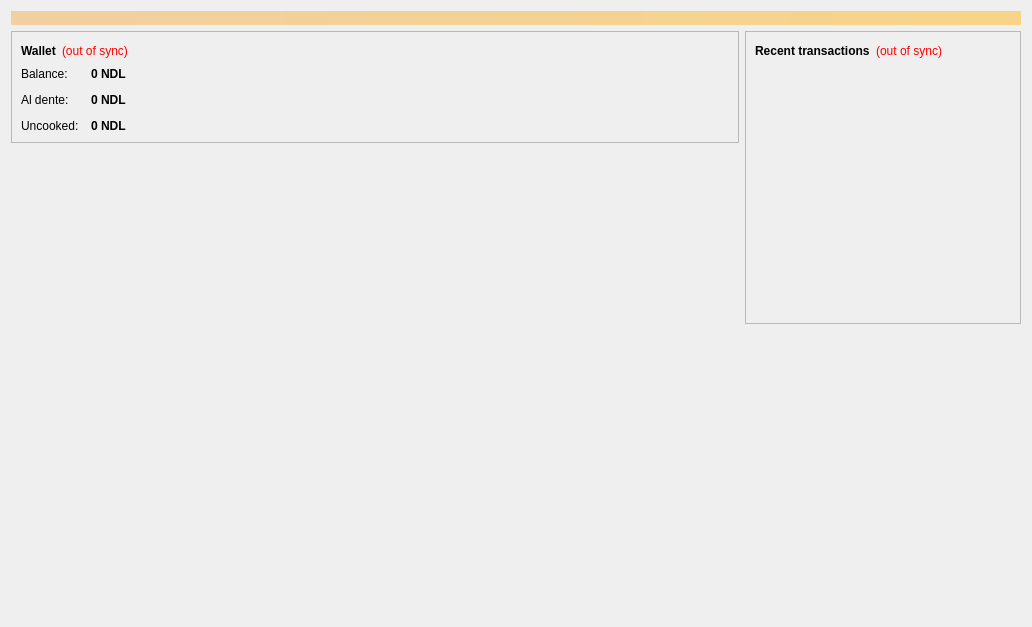
<?xml version="1.0" encoding="UTF-8"?>
<ui version="4.0">
 <class>OverviewPage</class>
 <widget class="QWidget" name="OverviewPage">
  <property name="geometry">
   <rect>
    <x>0</x>
    <y>0</y>
    <width>1032</width>
    <height>627</height>
   </rect>
  </property>
  <property name="windowTitle">
   <string>Form</string>
  </property>
  <layout class="QVBoxLayout" name="topLayout">
   <item>
    <widget class="QLabel" name="labelAlerts">
     <property name="visible">
      <bool>false</bool>
     </property>
     <property name="styleSheet">
      <string notr="true">background-color: qlineargradient(x1: 0, y1: 0, x2: 1, y2: 0, stop:0 #F0D0A0, stop:1 #F8D488); color:#000000;</string>
     </property>
     <property name="wordWrap">
      <bool>true</bool>
     </property>
     <property name="margin">
      <number>3</number>
     </property>
    </widget>
   </item>
   <item>
    <layout class="QHBoxLayout" name="horizontalLayout" stretch="1,0">
     <item>
      <layout class="QVBoxLayout" name="verticalLayout_2">
       <item>
        <widget class="QFrame" name="frame">
         <property name="frameShape">
          <enum>QFrame::StyledPanel</enum>
         </property>
         <property name="frameShadow">
          <enum>QFrame::Raised</enum>
         </property>
         <layout class="QVBoxLayout" name="verticalLayout_4">
          <item>
           <layout class="QHBoxLayout" name="horizontalLayout_4">
            <item>
             <widget class="QLabel" name="label_5">
              <property name="font">
               <font>
                <weight>75</weight>
                <bold>true</bold>
               </font>
              </property>
              <property name="text">
               <string>Wallet</string>
              </property>
             </widget>
            </item>
            <item>
             <widget class="QLabel" name="labelWalletStatus">
              <property name="toolTip">
               <string>The displayed information may be out of date. Your wallet automatically synchronizes with the Noodlyappendagecoin network after a connection is established, but this process has not completed yet.</string>
              </property>
              <property name="styleSheet">
               <string notr="true">QLabel { color: red; }</string>
              </property>
              <property name="text">
               <string notr="true">(out of sync)</string>
              </property>
              <property name="alignment">
               <set>Qt::AlignLeading|Qt::AlignLeft|Qt::AlignVCenter</set>
              </property>
             </widget>
            </item>
            <item>
             <spacer name="horizontalSpacer_2">
              <property name="orientation">
               <enum>Qt::Horizontal</enum>
              </property>
              <property name="sizeHint" stdset="0">
               <size>
                <width>40</width>
                <height>20</height>
               </size>
              </property>
             </spacer>
            </item>
           </layout>
          </item>
          <item>
           <layout class="QFormLayout" name="formLayout_2">
            <property name="fieldGrowthPolicy">
             <enum>QFormLayout::AllNonFixedFieldsGrow</enum>
            </property>
            <property name="horizontalSpacing">
             <number>12</number>
            </property>
            <property name="verticalSpacing">
             <number>12</number>
            </property>
            <item row="0" column="0">
             <widget class="QLabel" name="label">
              <property name="text">
               <string>Balance:</string>
              </property>
             </widget>
            </item>
            <item row="0" column="1">
             <widget class="QLabel" name="labelBalance">
              <property name="font">
               <font>
                <weight>75</weight>
                <bold>true</bold>
               </font>
              </property>
              <property name="cursor">
               <cursorShape>IBeamCursor</cursorShape>
              </property>
              <property name="toolTip">
               <string>Your current balance</string>
              </property>
              <property name="text">
               <string notr="true">0 NDL</string>
              </property>
              <property name="textInteractionFlags">
               <set>Qt::LinksAccessibleByMouse|Qt::TextSelectableByKeyboard|Qt::TextSelectableByMouse</set>
              </property>
             </widget>
            </item>
            <item row="1" column="0">
             <widget class="QLabel" name="label_3">
              <property name="text">
               <string>Al dente:</string>
              </property>
             </widget>
            </item>
            <item row="1" column="1">
             <widget class="QLabel" name="labelUnconfirmed">
              <property name="font">
               <font>
                <weight>75</weight>
                <bold>true</bold>
               </font>
              </property>
              <property name="cursor">
               <cursorShape>IBeamCursor</cursorShape>
              </property>
              <property name="toolTip">
               <string>Total of transactions that have yet to be confirmed, and do not yet count toward the current balance</string>
              </property>
              <property name="text">
               <string notr="true">0 NDL</string>
              </property>
              <property name="textInteractionFlags">
               <set>Qt::LinksAccessibleByMouse|Qt::TextSelectableByKeyboard|Qt::TextSelectableByMouse</set>
              </property>
             </widget>
            </item>
            <item row="2" column="0">
             <widget class="QLabel" name="labelImmatureText">
              <property name="text">
               <string>Uncooked:</string>
              </property>
             </widget>
            </item>
            <item row="2" column="1">
             <widget class="QLabel" name="labelImmature">
              <property name="font">
               <font>
                <weight>75</weight>
                <bold>true</bold>
               </font>
              </property>
              <property name="toolTip">
               <string>Mined balance that has not yet matured</string>
              </property>
              <property name="text">
               <string notr="true">0 NDL</string>
              </property>
              <property name="textInteractionFlags">
               <set>Qt::LinksAccessibleByMouse|Qt::TextSelectableByKeyboard|Qt::TextSelectableByMouse</set>
              </property>
             </widget>
            </item>
           </layout>
          </item>
         </layout>
        </widget>
       </item>
       <item>
        <spacer name="verticalSpacer">
         <property name="orientation">
          <enum>Qt::Vertical</enum>
         </property>
         <property name="sizeHint" stdset="0">
          <size>
           <width>20</width>
           <height>40</height>
          </size>
         </property>
        </spacer>
       </item>
       <item alignment="Qt::AlignLeft">
        <widget class="QLabel" name="label_6">
         <property name="text">
          <string/>
         </property>
         <property name="pixmap">
          <pixmap resource="../bitcoin.qrc">:/images/backg</pixmap>
         </property>
         <property name="scaledContents">
          <bool>false</bool>
         </property>
         <property name="alignment">
          <set>Qt::AlignCenter</set>
         </property>
         <property name="margin">
          <number>-2</number>
         </property>
        </widget>
       </item>
      </layout>
     </item>
     <item>
      <layout class="QVBoxLayout" name="verticalLayout_3">
       <item>
        <widget class="QFrame" name="frame_2">
         <property name="frameShape">
          <enum>QFrame::StyledPanel</enum>
         </property>
         <property name="frameShadow">
          <enum>QFrame::Raised</enum>
         </property>
         <layout class="QVBoxLayout" name="verticalLayout">
          <item>
           <layout class="QHBoxLayout" name="horizontalLayout_2">
            <item>
             <widget class="QLabel" name="label_4">
              <property name="text">
               <string>&lt;b&gt;Recent transactions&lt;/b&gt;</string>
              </property>
             </widget>
            </item>
            <item>
             <widget class="QLabel" name="labelTransactionsStatus">
              <property name="toolTip">
               <string>The displayed information may be out of date. Your wallet automatically synchronizes with the Noodlyappendagecoin network after a connection is established, but this process has not completed yet.</string>
              </property>
              <property name="styleSheet">
               <string notr="true">QLabel { color: red; }</string>
              </property>
              <property name="text">
               <string notr="true">(out of sync)</string>
              </property>
              <property name="alignment">
               <set>Qt::AlignRight|Qt::AlignTrailing|Qt::AlignVCenter</set>
              </property>
             </widget>
            </item>
            <item>
             <spacer name="horizontalSpacer">
              <property name="orientation">
               <enum>Qt::Horizontal</enum>
              </property>
              <property name="sizeHint" stdset="0">
               <size>
                <width>40</width>
                <height>20</height>
               </size>
              </property>
             </spacer>
            </item>
           </layout>
          </item>
          <item>
           <widget class="QListView" name="listTransactions">
            <property name="styleSheet">
             <string notr="true">QListView { background: transparent; }</string>
            </property>
            <property name="frameShape">
             <enum>QFrame::NoFrame</enum>
            </property>
            <property name="verticalScrollBarPolicy">
             <enum>Qt::ScrollBarAlwaysOff</enum>
            </property>
            <property name="horizontalScrollBarPolicy">
             <enum>Qt::ScrollBarAlwaysOff</enum>
            </property>
            <property name="selectionMode">
             <enum>QAbstractItemView::NoSelection</enum>
            </property>
           </widget>
          </item>
         </layout>
        </widget>
       </item>
       <item>
        <spacer name="verticalSpacer_2">
         <property name="orientation">
          <enum>Qt::Vertical</enum>
         </property>
         <property name="sizeHint" stdset="0">
          <size>
           <width>20</width>
           <height>40</height>
          </size>
         </property>
        </spacer>
       </item>
      </layout>
     </item>
    </layout>
   </item>
  </layout>
 </widget>
 <resources>
  <include location="../bitcoin.qrc"/>
 </resources>
 <connections/>
</ui>
